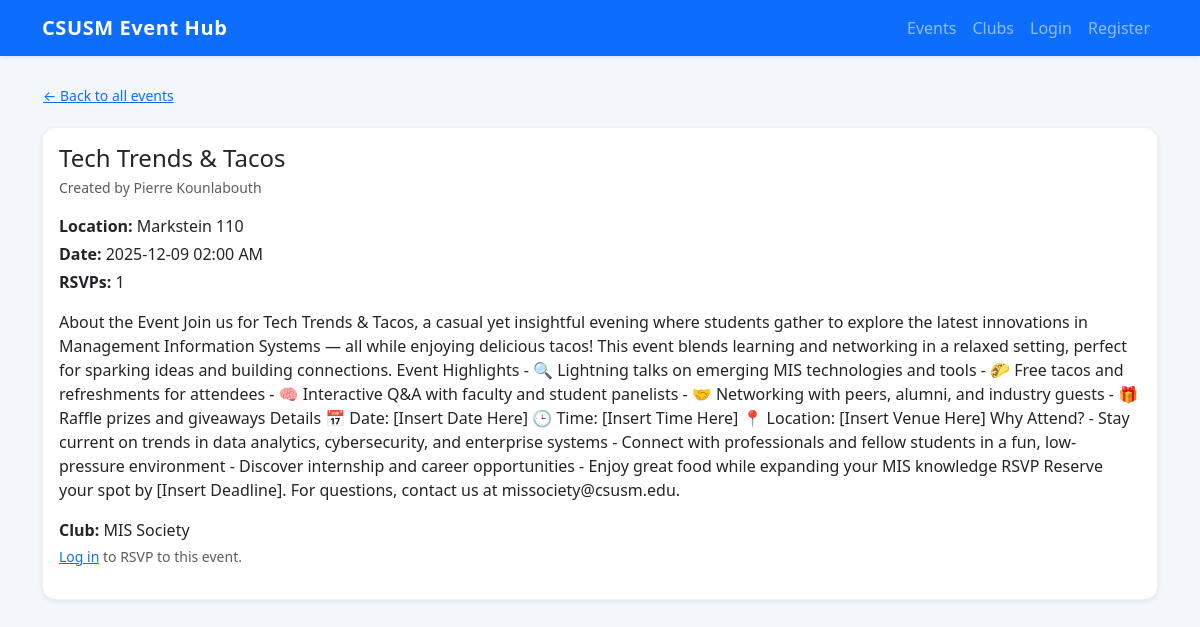
The page /events/1 on the database its author committed.
### models.py (models this page shows)
class Event(db.Model):
    id = db.Column(db.Integer, primary_key=True)
    title = db.Column(db.String(150), nullable=False)
    description = db.Column(db.Text, nullable=True)
    location = db.Column(db.String(150), nullable=False)
    start_time = db.Column(db.DateTime, nullable=False)
    created_by = db.Column(db.Integer, db.ForeignKey("user.id"), nullable=False)
    club_id = db.Column(db.Integer, db.ForeignKey("club.id"), nullable=True)
    rsvps = db.relationship(
        "RSVP",
        back_populates="event",
        cascade="all, delete-orphan"
    )

class User(UserMixin, db.Model):
    id = db.Column(db.Integer, primary_key=True)
    name = db.Column(db.String(80), nullable=False)
    email = db.Column(db.String(120), unique=True, nullable=False)
    password_hash = db.Column(db.String(255), nullable=False)
    events_created = db.relationship("Event", backref="creator", lazy=True)
    rsvps = db.relationship(
        "RSVP",
        back_populates="user",
        cascade="all, delete-orphan"
    )
    clubs_created = db.relationship("Club", backref="creator", lazy=True)

class Club(db.Model):
    id = db.Column(db.Integer, primary_key=True)
    name = db.Column(db.String(120), nullable=False)
    description = db.Column(db.Text, nullable=True)
    created_by = db.Column(db.Integer, db.ForeignKey("user.id"), nullable=False)
    events = db.relationship("Event", backref="club", lazy=True)

### app.py (the view)
@app.route("/events/<int:event_id>")
def event_detail(event_id):
    event = Event.query.get_or_404(event_id)
    user_has_rsvped = False
    if current_user.is_authenticated:
        user_has_rsvped = RSVP.query.filter_by(
            user_id=current_user.id,
            event_id=event.id
        ).first() is not None
    return render_template(
        "event_detail.html",
        event=event,
        user_has_rsvped=user_has_rsvped,
    )

### templates/event_detail.html
{% extends "base.html" %}
{% block content %}
<div class="mb-3">
  <a href="{{ url_for('events') }}" class="btn btn-link btn-sm px-0">
    ← Back to all events
  </a>
</div>
<div class="card shadow-sm">
  <div class="card-body">
    <h1 class="h4 mb-1">{{ event.title }}</h1>
    <p class="text-muted small mb-3">
      Created by {{ event.creator.name }}
    </p>
    <p class="mb-1">
      <strong>Location:</strong> {{ event.location }}
    </p>
    <p class="mb-1">
      <strong>Date:</strong>
      {{ event.start_time.strftime("%Y-%m-%d %I:%M %p") }}
    </p>
    <p class="mb-3">
      <strong>RSVPs:</strong> {{ event.rsvps|length }}
    </p>
    {% if event.description %}
      <p class="mb-3">{{ event.description }}</p>
    {% endif %}
    {% if event.club %}
      <p class="mb-1">
        <strong>Club:</strong> {{ event.club.name }}
      </p>
    {% endif %}
    {% if current_user.is_authenticated %}
      <div class="d-flex gap-2 mb-3">
        {% if user_has_rsvped %}
          <form method="POST"
                action="{{ url_for('cancel_rsvp', event_id=event.id) }}">
            <button type="submit" class="btn btn-outline-secondary btn-sm">
              Cancel RSVP
            </button>
          </form>
        {% else %}
          <form method="POST"
                action="{{ url_for('rsvp_event', event_id=event.id) }}">
            <button type="submit" class="btn btn-primary btn-sm">
              RSVP
            </button>
          </form>
        {% endif %}
        {% if current_user.id == event.created_by %}
          <a href="{{ url_for('event_edit', event_id=event.id) }}"
             class="btn btn-outline-primary btn-sm">
            Edit
          </a>
          <form method="POST"
                action="{{ url_for('event_delete', event_id=event.id) }}"
                onsubmit="return confirm('Delete this event?');">
            <button type="submit" class="btn btn-outline-danger btn-sm">
              Delete
            </button>
          </form>
        {% endif %}
      </div>
    {% else %}
      <p class="text-muted small">
        <a href="{{ url_for('login') }}">Log in</a> to RSVP to this event.
      </p>
    {% endif %}
  </div>
</div>
{% endblock %}

### static/css/styles.css (style rules this page uses)
body { background: #f3f6fb; font-family: system-ui, -apple-system, BlinkMacSystemFont, "Segoe UI", sans-serif; }
h1, h2, h3, h4 { font-weight: 700; }
.card { border-radius: 0.85rem; border: 1px solid rgba(15, 23, 42, 0.06); box-shadow: 0 6px 18px rgba(15, 23, 42, 0.04); }
.btn-sm { border-radius: 999px; }

### rows shown on the page
Event: title "Tech Trends & Tacos", location "Markstein 110", start_time "2025-12-09 02:00 AM", description "About the Event Join us for Tech Trends & Tacos, a casual yet insightful evening where students gather to explore the latest innovations in Management Information Systems — all while enjoying delicious tacos! This event blends learning and networking in a relaxed setting, perfect for sparking ideas and building connections. Event Highlights - 🔍 Lightning talks on emerging MIS technologies and tools - 🌮 Free tacos and refreshments for attendees - 🧠 Interactive Q&A with faculty and student panelists - 🤝 Networking with peers, alumni, and industry guests - 🎁 Raffle prizes and giveaways Details 📅 Date: [Insert Date Here] 🕒 Time: [Insert Time Here] 📍 Location: [Insert Venue Here] Why Attend? -…"
User: creator.name "Pierre Kounlabouth"
Club: club.name "MIS Society"

### other values the page prints
{{ event.rsvps|length }} "1"
